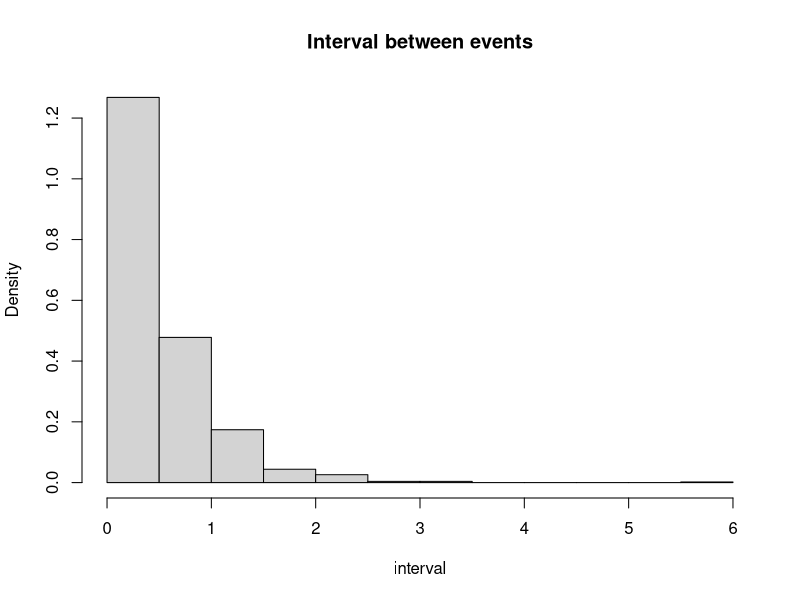
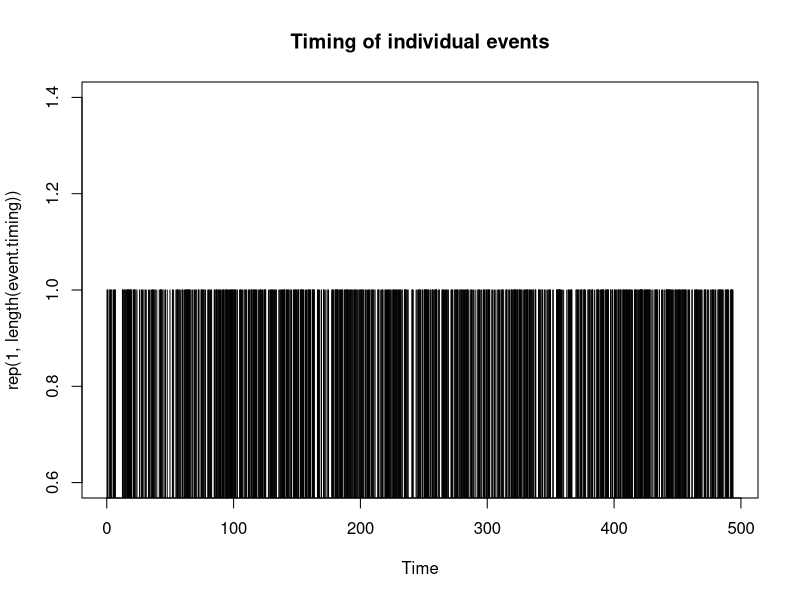
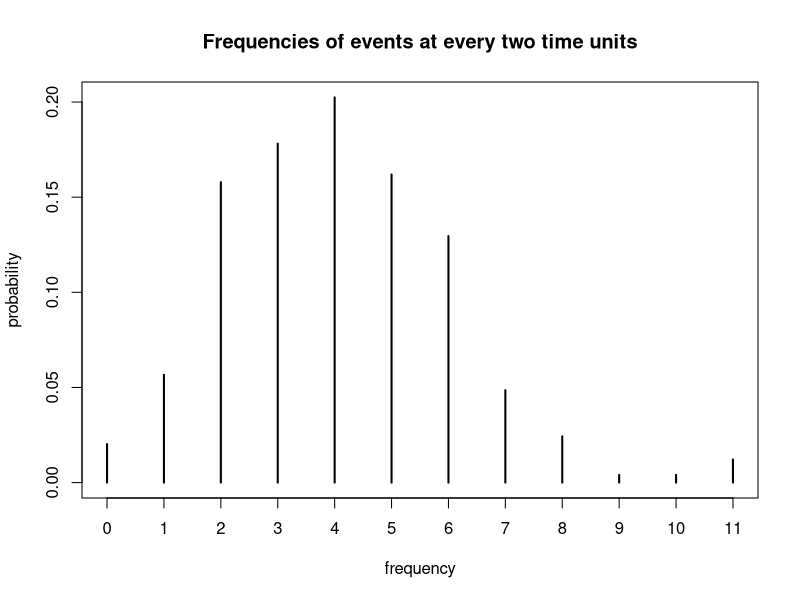
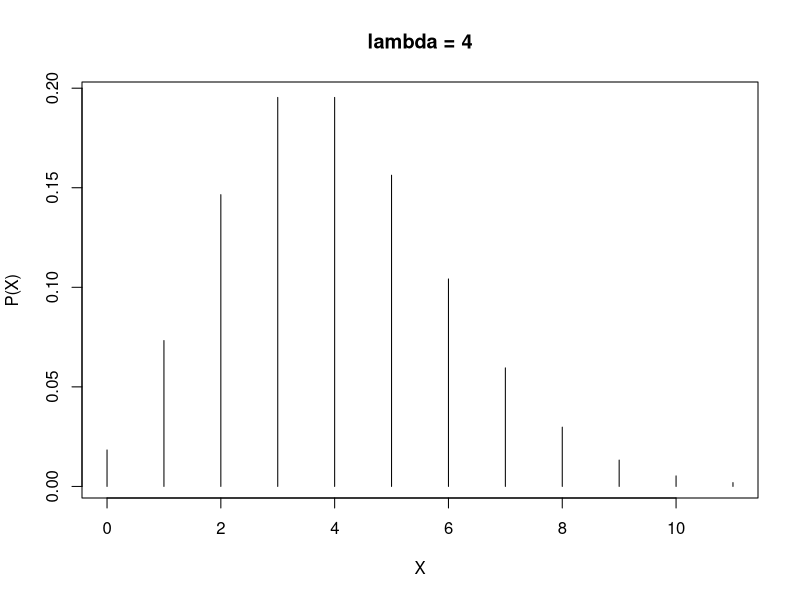
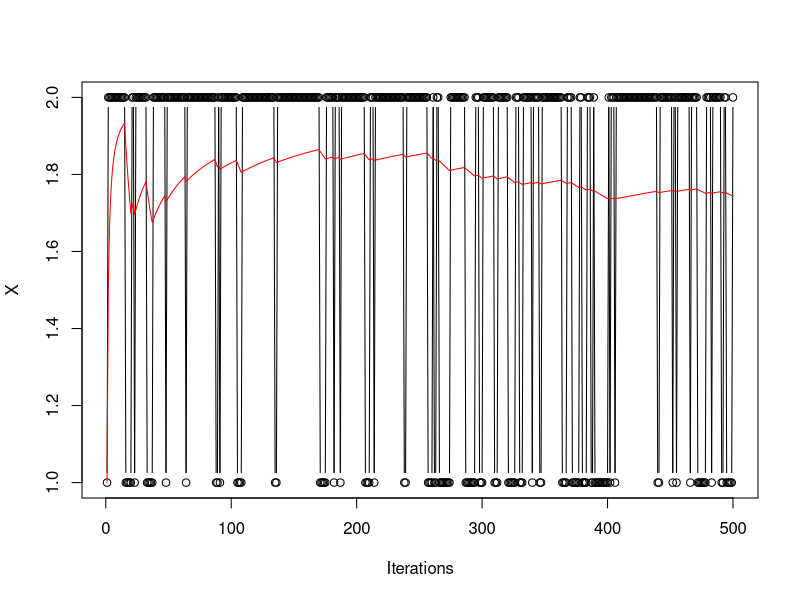

Write R code to recreate these figures, in order.
## ---- chunk 1
knitr::opts_chunk$set(echo = TRUE)
## ---- chunk 2
event.interval <- rexp(1000,rate=2)

hist(event.interval, main="Interval between events",freq=F,xlab="interval")
## ---- chunk 3
event.timing <- cumsum(event.interval)

plot(event.timing,rep(1,length(event.timing)),type="h",main="Timing of individual events",
     xlab="Time")
## ---- chunk 4

event.timing.cut <- cut(event.timing,breaks = seq(0,ceiling(max(event.timing)),by=2))

freq.events <- table(table(event.timing.cut))

plot(freq.events/sum(freq.events),
     main="Frequencies of events at every two time units",
     xlab="frequency",ylab="probability")

## ---- chunk 5

xs <- 0:max(as.numeric(names(freq.events)))

i.lambda <- 2*2

  pmf <- dpois(xs,lambda=i.lambda)


  plot(xs,pmf,type="h",ylab="P(X)",xlab="X",
       main=paste("lambda","=",i.lambda))

## ---- chunk 6
Q <- rbind(c(0.7,0.3),c(0.1,0.9))
  
Q
## ---- chunk 7
X0 <- 1
## ---- chunk 8
X1 <- sample(1:2,size=1,prob=Q[X0,])
X1
## ---- chunk 9
n.sim <- 500

X <- rep(NA,n.sim)

X[1] <- sample(1:2,size=1,prob=Q[X0,])
for (i.sim in 2:n.sim){
  X[i.sim] <- sample(1:2,size=1,prob=Q[X[i.sim-1],])
}

plot(X,type="b",xlab="Iterations")
par(new=T)
running.mean <- cumsum(X)/c(1:length(X))
plot(running.mean,ylim=c(1,2),type="l",col="red",
     ann=F,axes=F)

## ---- chunk 10
Q%*%Q

Q%*%Q%*%Q

Q%*%Q%*%Q%*%Q

Q%*%Q%*%Q%*%Q%*%Q

## ---- chunk 11

all.Q <- vector(mode="list",length = n.sim)
all.Q[[1]] <- Q

for (i.sim in 2:n.sim){
  all.Q[[i.sim]] <- all.Q[[i.sim-1]]%*%Q
}


## ---- chunk 12
all.Q[[n.sim]]
